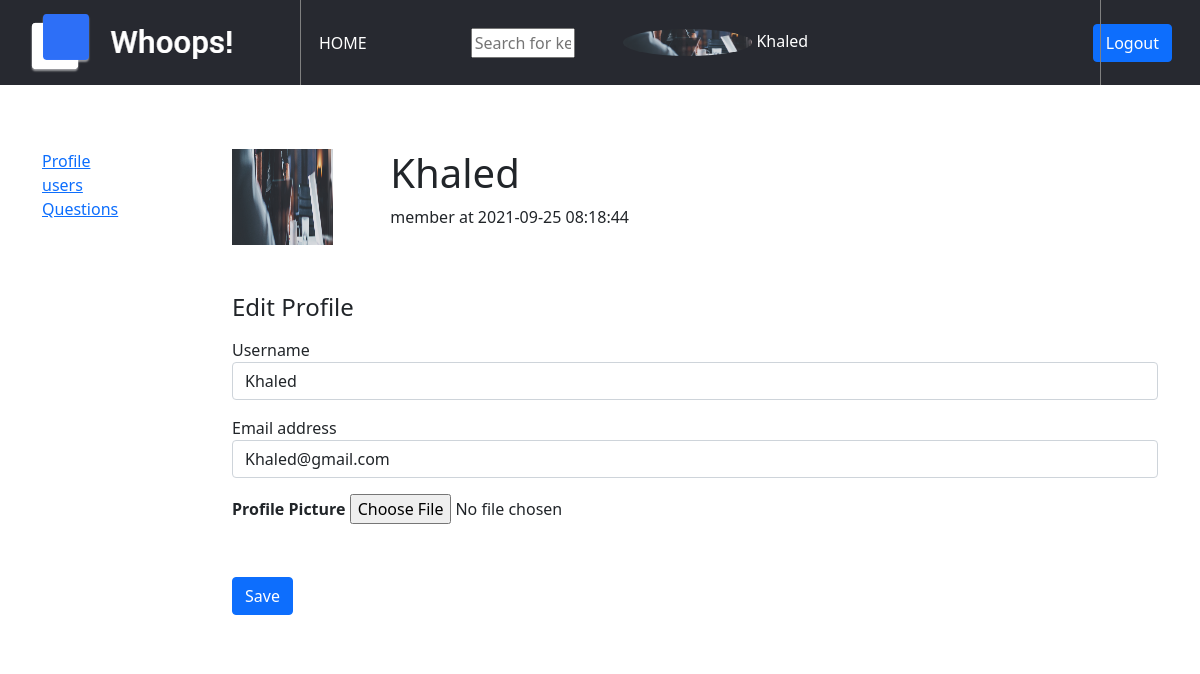
The page /EditProfile.php (signed in) on the database its author committed.
### tables this page shows
CREATE TABLE users (
    id INT(11) NOT NULL AUTO_INCREMENT,
    Username varchar(255) NOT NULL,
    email varchar(255) NOT NULL,
    password varchar(255) NOT NULL,
    confirm varchar(255) NOT NULL,
    age INT(11) NOT NULL,
    gender INT(11) NOT NULL,
    img varchar(255) NOT NULL,
    created_at datetime NOT NULL DEFAULT current_timestamp(),
    PRIMARY KEY (id)
);

### EditProfile.php (the view, shortened to what this page needs)
<?php
require_once "Inc/dbConnection.php";
?>
<?php
require_once "Inc/header.php";
?>
<nav class="navbar navbar-expand-lg navbar-dark">
            <div class="container-fluid">
              <a class="navbar-brand" href="index.php"><img src="images/Screenshot 2021-09-13 014732.png" alt="Whoops!.com"> </a>
              <div class="collapse navbar-collapse" id="navbarSupportedContent">
                <ul class="navbar-nav mb-lg-0 mr-5 ml-5">
                  <li class="nav-item">
                    <a class="nav-link active" aria-current="page" href="index.php">Home</a>
                  </li>
                </ul>
                <form action="handlers/handle-search.php" method="GET">
	                  <input class="mx-5 w-100 " placeholder="Search for key word" type="text" name="query">
                </form>
                <?php
                if(!empty($_SESSION['userID'])){
                    $userID=$_SESSION['userID'];
                    $userquery = "SELECT * FROM `users` WHERE `id` = $userID";
                    $userRunQuery = mysqli_query($conn, $userquery);
                    if($current_user = mysqli_fetch_assoc($userRunQuery)){?>
                        <div class="userDetails ml-5">
                          <img class = "rounded-circle ml-5 w-25" src="images/<?= $current_user['img'] ?>">
                          <a href="profile.php" class="text-decoration-none text-white"><?= $current_user['Username'] ?></a>
                        </div>
              <?php }
                }?>
                <div class="sign-buttons ml-auto">
                    <?php if(isset($_SESSION['userID'])) {?>
                    <a class="btn btn-primary" href="logout.php">Logout</a>
                    <?php } ?>
                </div>
              </div>
            </div>
        </nav>
<?php
    $userID = $_SESSION['userID'];
    $userquery = "SELECT `id`, `Username`, `email`, `password`, `confirm`, `age`, `gender`, `img`, `created_at` FROM `users` WHERE `id` = $userID";
     $userRunQuery = mysqli_query($conn, $userquery);
    if($current_user = mysqli_fetch_assoc($userRunQuery)){
    }
?>
<div class="container bg-white">
    <div class="row py-3 my-5">
        <div class="col-md-2">
            <a href="DisQuest.php">Profile</a><br>
            <a href="DisQuest.php">users</a><br>
            <a href="DisQuest.php">Questions</a>
        </div>
        <div class="col-md-10">
            <div class="row">
                <div class="col-md-2">
                    <img class="w-75 h-100" src="images/<?= $current_user['img'] ?>">
                </div>
                <div class="col-md-8">
                    <h1><?= $current_user['Username'] ?></h1>
                    <p>member at <?= $current_user['created_at'] ?></p>
                </div>
                <div class="editprof mt-5">
                    <form action="handlers/handle-editprof.php" method="POST" enctype = "multipart/form-data">
                        <h4 class="mb-3">Edit Profile</h4>
                        <div class="form-group">
                            Username <input name="editusername" type="text" class="form-control" value="<?= $current_user['Username'] ?>">
                        </div>
                        <div class="form-group">
                            Email address <input type="text" name="editemail" class="form-control" value="<?= $current_user['email'] ?>">
                        </div>
                        <div class="form-group">
                            <label class="form-label font-weight-bold">Profile Picture</label>
                            <input type = "file" name = "editimg">
                        </div>
                        <div class="form-group mt-5">
                            <button type="submit" name="submit" class="btn btn-primary">Save</button>
                        </div>
                    </form>
                </div>
            </div>
        </div>
    </div>
</div>
<?php
require_once "Inc/footer.php";
?>

### assets/css/styles.css (style rules this page uses)
body { box-sizing: border-box; }
.navbar { background-color: #272930; height: 85px; position: relative; }
.nav-link { color: #fff !important; text-transform: uppercase; border-radius: 2px; }
.nav-item { margin-left: 10px; font-weight: 400; font-size: medium; }
.navbar-brand { font-size: 40px; font-weight: 800; letter-spacing: 1px; }
.navbar::before { content:""; width: 1px; height: 85px; position: absolute; left: 300px; top: 0px; background-color: grey; }
.form-control, .btn { min-height: 38px; border-radius: 2px; }
.btn { font-size: 15px; font-weight: bold; }

### rows shown on the page
users: img (picture), Username "Khaled", created_at "2021-09-25 08:18:44", editusername "Khaled", editemail "Khaled@gmail.com"
